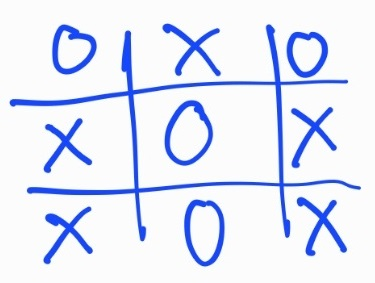
#> input picture Year2/Semester1/Computer Vision/HW4_ox/ox/ox1.jpg, 375 x 283 px, found by its file name
$ python hw4_xo.py
#> lines starting #> are read from the running program, lines starting #| are printed output that depends on the picture; after the words box and inside, x2 and y2 are one past the last pixel; in counts of white or black regions, pixels touching at a corner belong together
#> in analyze_tictactoe, image is the input picture: shape (283, 375, 3); mean B, G, R 247.8, 231.8, 226.3
import cv2
import numpy as np

def detect_grid(image):
    gray = cv2.cvtColor(image, cv2.COLOR_BGR2GRAY)
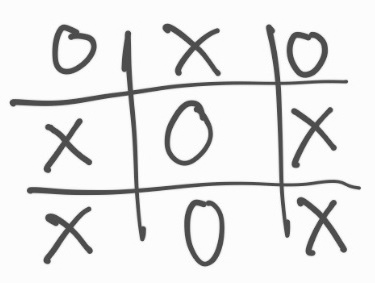
#> gray: shape (283, 375); min 65, max 255, mean 232
    edges = cv2.Canny(gray, 50, 150, apertureSize=3)
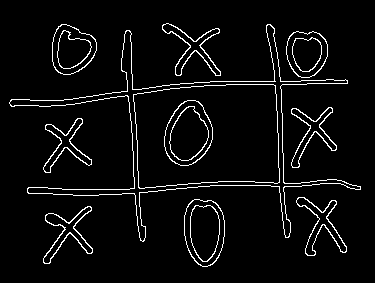
#> edges: shape (283, 375); 4.9% white in thin lines or dots, all inside (x1, y1, x2, y2) = (9, 23, 361, 267)
    lines = cv2.HoughLines(edges, 1, np.pi/180, 150)
#> lines = None

    if lines is not None:
        for line in lines:
            rho, theta = line[0]
            a = np.cos(theta)
            b = np.sin(theta)
            x0 = a*rho
            y0 = b*rho
            x1 = int(x0 + 1000*(-b))
            y1 = int(y0 + 1000*(a))
            x2 = int(x0 - 1000*(-b))
            y2 = int(y0 - 1000*(a))
            cv2.line(image, (x1, y1), (x2, y2), (0, 0, 255), 2)
    else:
        print("x")

    return image

def classify_symbol(cell):
    gray = cv2.cvtColor(cell, cv2.COLOR_BGR2GRAY)
    _, thresh = cv2.threshold(gray, 128, 255, cv2.THRESH_BINARY_INV)

    # ตรวจจับวงกลม
    circles = cv2.HoughCircles(gray, cv2.HOUGH_GRADIENT, 1, 20,param1=50, param2=15, minRadius=10, maxRadius=40)

    # ตรวจจับเส้นตรง
    edges = cv2.Canny(thresh, 50, 150, apertureSize=3)
    lines = cv2.HoughLinesP(edges, 1, np.pi/180, 60, minLineLength=5, maxLineGap=10)

    if circles is not None and lines is not None:
        # ถ้าตรวจพบทั้งวงกลมและเส้นตรง ให้ตัดสินใจจากจำนวนเส้น
        if len(lines) >= 2:
            return "X"
        else:
            return "O"
    elif circles is not None:
        return "O"
    elif lines is not None and len(lines) >= 2:
        return "X"

    return "?"

def analyze_tictactoe(imagepath):
    image = cv2.imread(imagepath)

    image = detect_grid(image)
    height, width, _ = image.shape
#> height = 283; width = 375
    cell_height = height // 3
#> cell_height = 94
    cell_width = width // 3
#> cell_width = 125

    for i in range(3):
        for j in range(3):
            y_start = i * cell_height
            y_end = (i + 1) * cell_height
            x_start = j * cell_width
            x_end = (j + 1) * cell_width

            cell = image[y_start:y_end, x_start:x_end]
            symbol = classify_symbol(cell)
            print(f"ช่อง ({i},{j}): {symbol}")
            cv2.putText(image, symbol, (x_start + 10, y_start + 30), cv2.FONT_HERSHEY_SIMPLEX, 1, (0, 255, 0), 2)
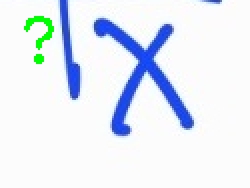
#> cell: shape (94, 125, 3) (shown 2 times larger); mean B, G, R 246.5, 236.3, 229.4
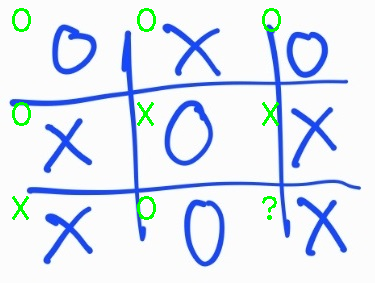
#> image: shape (283, 375, 3); 1.39% of pixels changed, all inside (x1, y1, x2, y2) = (12, 8, 281, 220)

    cv2.imshow("Analyzed Tic-Tac-Toe", image)
    cv2.waitKey(0)
    cv2.destroyAllWindows()

# เรียกใช้ฟังก์ชัน
analyze_tictactoe(r"D:\KU KPS\Comvision\HW4_ox\ox\ox1.jpg")

$ run again, with Year2/Semester1/Computer Vision/HW4_ox/ox/ox2.jpg copied over Year2/Semester1/Computer Vision/HW4_ox/ox/ox1.jpg
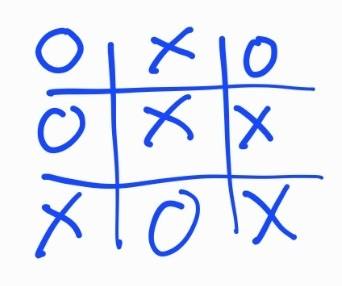
#> input picture Year2/Semester1/Computer Vision/HW4_ox/ox/ox2.jpg, 342 x 286 px, found by its file name
#> in analyze_tictactoe, image is the input picture: shape (286, 342, 3); mean B, G, R 247.8, 232.7, 227.4
#> in detect_grid, `edges = cv2.Canny(gray, 50, 150, apertureSize=3)`:
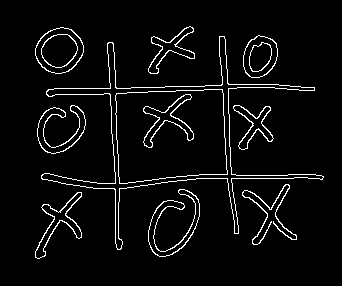
#> edges: shape (286, 342); 4.7% white in thin lines or dots, all inside (x1, y1, x2, y2) = (35, 26, 324, 259)
#> lines = None
#> after the loop in analyze_tictactoe, `for i in range(3):`:
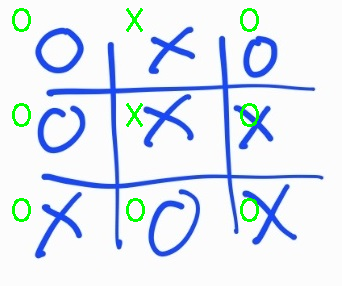
#> image: shape (286, 342, 3); 1.6% of pixels changed, all inside (x1, y1, x2, y2) = (12, 8, 259, 222)

$ run again, with Year2/Semester1/Computer Vision/HW4_ox/ox/ox3.jpg copied over Year2/Semester1/Computer Vision/HW4_ox/ox/ox1.jpg
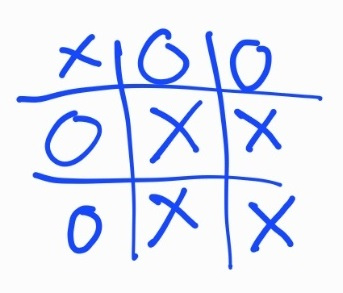
#> input picture Year2/Semester1/Computer Vision/HW4_ox/ox/ox3.jpg, 343 x 293 px, found by its file name
#> in analyze_tictactoe, image is the input picture: shape (293, 343, 3); mean B, G, R 247.8, 232.4, 227.1
#> in detect_grid, `edges = cv2.Canny(gray, 50, 150, apertureSize=3)`:
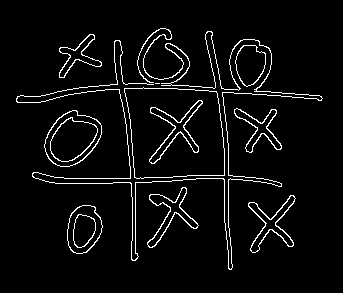
#> edges: shape (293, 343); 4.8% white in thin lines or dots, all inside (x1, y1, x2, y2) = (16, 28, 323, 270)
#> lines = None
#> after the loop in analyze_tictactoe, `for i in range(3):`:
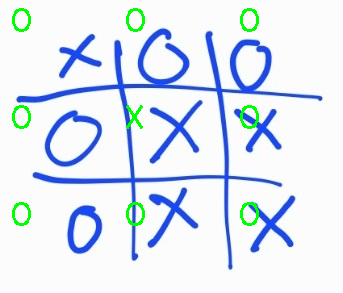
#> image: shape (293, 343, 3); 1.57% of pixels changed, all inside (x1, y1, x2, y2) = (12, 8, 259, 226)

$ run again, with Year2/Semester1/Computer Vision/HW4_ox/ox/ox4.jpg copied over Year2/Semester1/Computer Vision/HW4_ox/ox/ox1.jpg
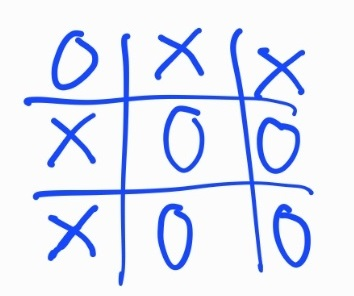
#> input picture Year2/Semester1/Computer Vision/HW4_ox/ox/ox4.jpg, 354 x 296 px, found by its file name
#> in analyze_tictactoe, image is the input picture: shape (296, 354, 3); mean B, G, R 247.6, 231.5, 225.9
#> in detect_grid, `edges = cv2.Canny(gray, 50, 150, apertureSize=3)`:
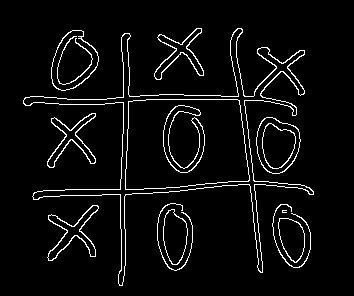
#> edges: shape (296, 354); 4.9% white in thin lines or dots, all inside (x1, y1, x2, y2) = (23, 28, 314, 286)
#> lines = None
#> after the loop in analyze_tictactoe, `for i in range(3):`:
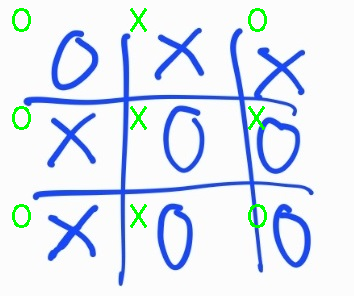
#> image: shape (296, 354, 3); 1.45% of pixels changed, all inside (x1, y1, x2, y2) = (12, 8, 267, 228)
